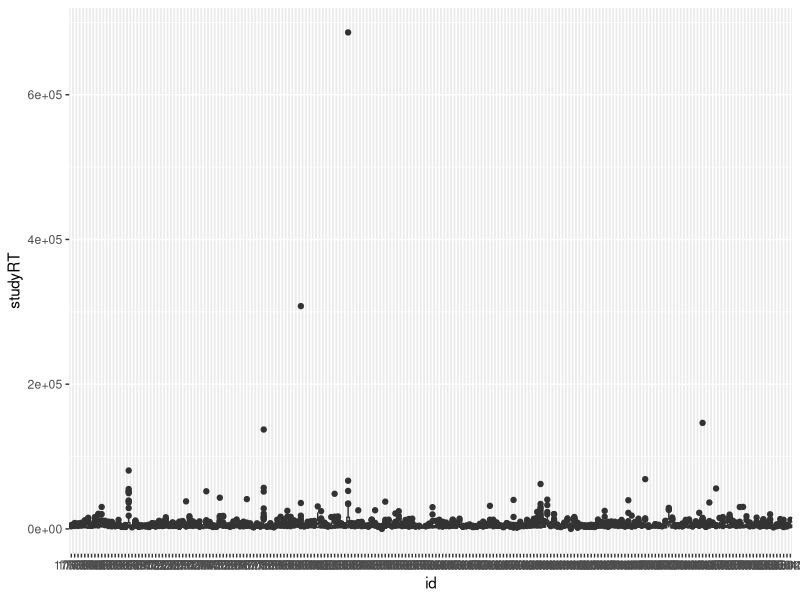
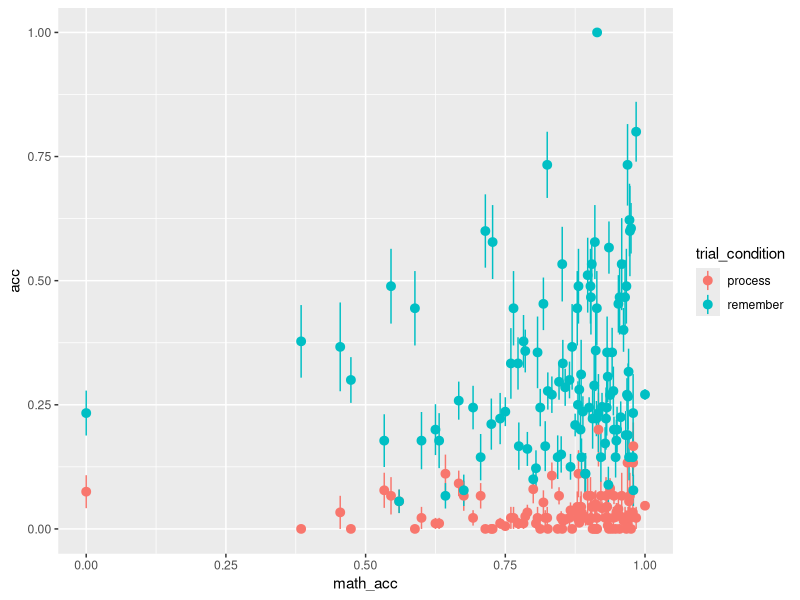
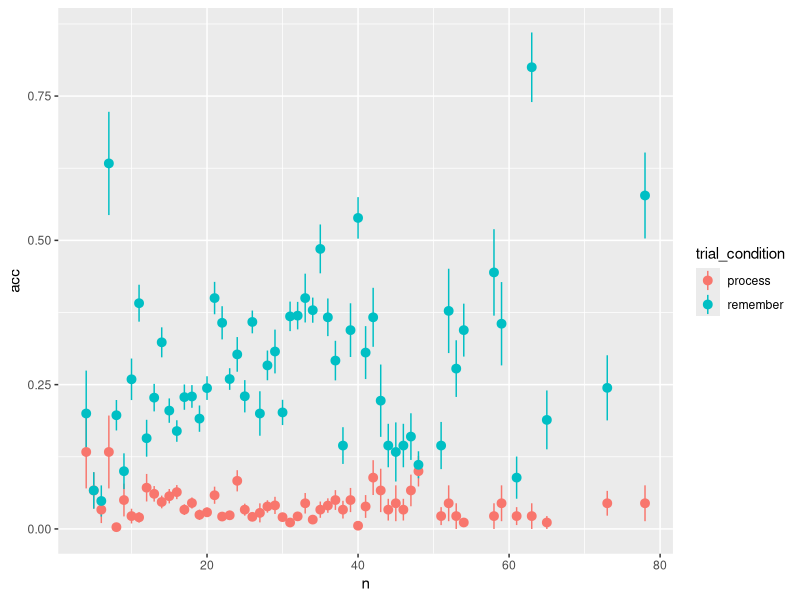
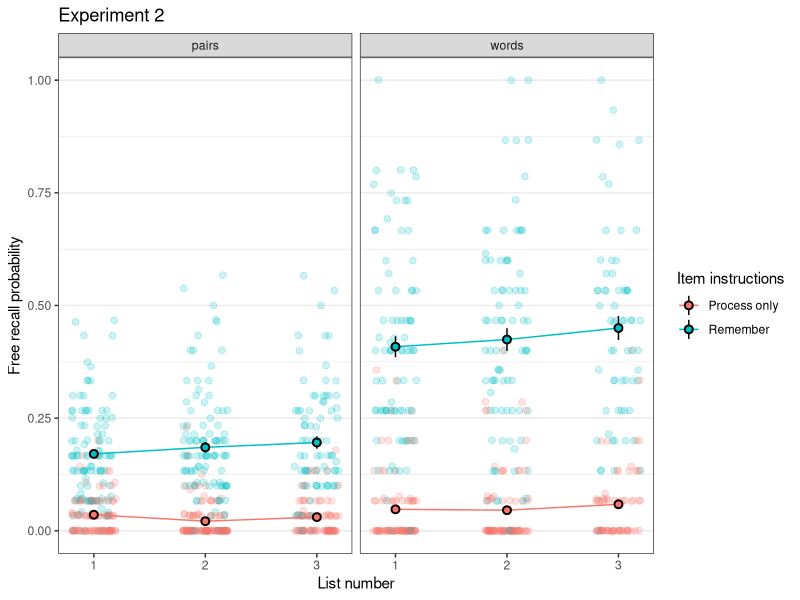
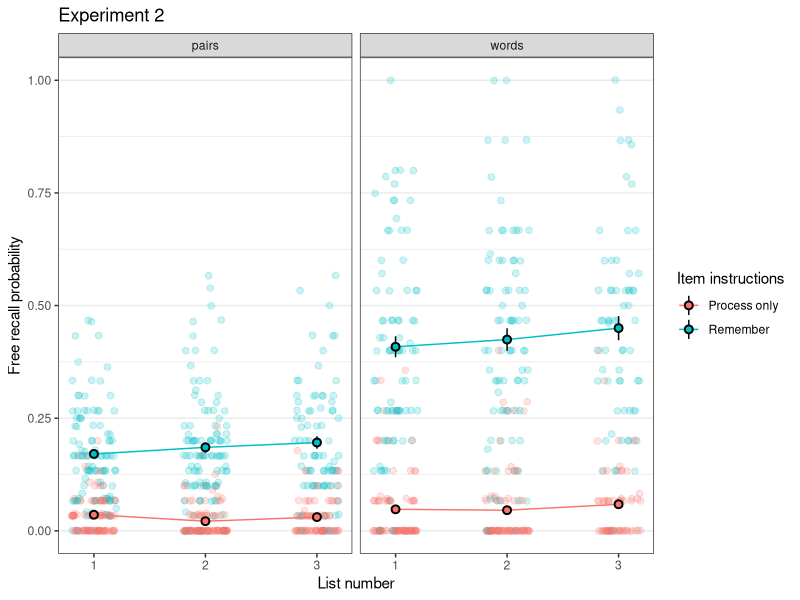

Reproduce these figures in R, in order. (Note: this script raises an error after producing the figures.)
library(tidyverse)
library(lme4)

#############################################################################!
# DATA                                                                   ####
#############################################################################!

memdat1 <- read.csv('data/exp1/preproc_mem_data.csv')
mathdat1 <- read.csv('data/exp1/preproc_math_data.csv')
testdat1 <- read.csv('data/exp1/preproc_test_data.csv')

memdat1$id <- as.factor(memdat1$id)
memdat1$exp <- "Exp. 1"

memdat2 <- read.csv('data/exp2/preproc_mem_data.csv')
mathdat2 <- read.csv('data/exp2/preproc_math_data.csv')
testdat2 <- read.csv('data/exp2/preproc_test_data.csv')

memdat2$id <- as.factor(memdat2$id)
memdat2$exp <- "Exp. 2"

memdat3 <- read.csv('data/exp3/preproc_mem_data.csv')
mathdat3 <- read.csv('data/exp3/preproc_math_data.csv')
testdat3 <- read.csv('data/exp3/preproc_test_data.csv')

memdat3$id <- as.factor(memdat3$id)
memdat3$exp <- "Exp. 3"

memdat6 <- read.csv('data/exp6/preproc_mem_data.csv')
mathdat6 <- read.csv('data/exp6/preproc_math_data.csv')
# testdat6 <- read.csv('data/exp6/preproc_test_data.csv')

memdat6$id <- as.factor(memdat6$id)
memdat6$exp <- "Exp. 4"



memdat <- bind_rows(memdat1, memdat2, memdat3, memdat6)

# get response RTs to decide whether to exclude participants
memdat %>% 
  ggplot(aes(id, studyRT)) +
  geom_boxplot()


# get subject accuracy
memdat %>% 
  group_by(id) %>% 
  summarise(acc = mean(acc),
            exp_duration = mean(exp_duration)) %>% 
  arrange(acc) %>% 
  print(n=100)

# number of included participants if math acc >= 75%
memdat %>% 
  filter(use_help == "No" & expect_test == "No" & math_acc >= 0.75) %>% 
  select(id) %>% 
  unique() %>% 
  nrow()

# memacc as a function of math_acc
ggplot(memdat, aes(math_acc, acc, color=trial_condition)) +
  stat_summary(geom="pointrange") 
ggplot(memdat, aes(n, acc, color=trial_condition)) +
  stat_summary(geom="pointrange") 

#############################################################################!
# PLOTS                                                                  ####
#############################################################################!

# table of accuracy per condition
memdat %>% 
  filter(!exclude) %>% 
  group_by(id, listid, stimulus_condition,trial_condition) %>% 
  summarise(acc = mean(acc)) %>% 
  group_by(stimulus_condition, listid, trial_condition) %>% 
  summarise(acc = mean(acc) %>% round(2)) %>% 
  spread(trial_condition, acc) %>% 
  mutate(total = process+remember)

# table of counts per condition
memdat %>% 
  filter(!exclude) %>% 
  group_by(id, listid, stimulus_condition,trial_condition) %>% 
  summarise(n = sum(acc1 + ifelse(!is.na(acc2), acc2,0))) %>% 
  group_by(stimulus_condition, listid, trial_condition) %>% 
  summarise(n = mean(n)) %>% 
  spread(trial_condition, n) %>% 
  mutate(total = process+remember)


# main effect of instruction and list, split by stim type
memdat %>% 
  filter(!exclude, studyRT >= 500, studyRT <= 10000) %>% 
  group_by(id,listid, trial_condition, stimulus_condition) %>% 
  summarise(acc = mean(acc)) %>% 
  # group_by(stimulus_condition) %>%
  # mutate(overall_acc = mean(acc)) %>%
  # group_by(id) %>%
  # mutate(acc = acc-mean(acc)+overall_acc) %>%
  ggplot(aes(listid, acc, fill=trial_condition, color=trial_condition, label=acc)) +
  geom_point(position = position_jitter(width=0.2), alpha=0.2, size=2) +
  stat_summary(geom="line") +
  stat_summary(color='black', shape=21) +
  facet_wrap(~stimulus_condition) +
  theme_bw() +
  theme(panel.grid.major.x = element_blank(),
        panel.grid.minor.x = element_blank()) +
  scale_x_continuous("List number", breaks=c(1,2,3)) +
  scale_y_continuous("Free recall probability") +
  scale_color_discrete("Item instructions", labels=c("Process only","Remember")) +
  scale_fill_discrete("Item instructions", labels=c("Process only","Remember")) +
  ggtitle('Experiment 2')
ggsave('figures/exp2_recall_by_list_and_condition.png', width=6.5, height=4.5, units='in')

memdat %>% 
  filter(!exclude, studyRT <= 10000, studyRT >= 500) %>% 
  group_by(id,listid, trial_condition, stimulus_condition,exp) %>% 
  mutate(rel_to_med = abs(studyRT-median(studyRT))/mad(studyRT)) %>% 
  filter(rel_to_med <= 3) %>%
  group_by(id,trial_condition, stimulus_condition,exp) %>% 
  summarise(rt = mean(studyRT)) %>% 
  group_by(stimulus_condition) %>%
  mutate(overall_rt = mean(rt)) %>%
  group_by(id) %>%
  mutate(rt = rt-mean(rt)+overall_rt) %>%
  ggplot(aes(exp, rt, color=trial_condition)) +
  stat_summary(geom="pointrange") +
  stat_summary(geom="line") +
  theme_bw() +
  theme(panel.grid.major.x = element_blank(),
        panel.grid.minor.x = element_blank()) +
  scale_x_continuous("Experiment", breaks=c(1,2,3)) +
  scale_y_continuous("Size judgement RTs during study (ms)") +
  scale_color_discrete("Item instructions", labels=c("Process only","Remember"))
# ggtitle('Experiment 2')
# ggsave('figures/exp2_studyRTs_by_list_and_condition.png', width=6.5, height=3, units='in')

mldat <- memdat %>% 
  filter(!exclude, studyRT <= 10000, studyRT >= 500) %>% 
  group_by(id,listid, trial_condition, stimulus_condition,exp) %>% 
  mutate(rel_to_med = abs(studyRT-median(studyRT))/mad(studyRT)) %>% 
  filter(rel_to_med <= 3)
lmer(studyRT ~ exp*trial_condition + (1|id), data=memdat %>% filter(!exclude, studyRT <= 10000, studyRT >= 500)) %>% summary()
lmer(studyRT ~ exp*trial_condition + (1|id), data=mldat) %>% summary()

lmer(studyRT ~ 0 + trial_condition + as.factor(exp):trial_condition + cue_prioritem + (1|id), data=mldat) %>% summary()


# effect of prior cue
memdat %>% 
  filter(!exclude, studyRT <= 10000, studyRT >= 500, !is.na(cue_prioritem)) %>% 
  ggplot(aes(trial_condition, acc, color=cue_prioritem)) +
  stat_summary(geom="pointrange") +
  stat_summary(geom="line")

# cumulative effect of prior cue
memdat %>% 
  filter(!exclude, studyRT <= 10000, studyRT >= 500, !is.na(cue_prioritem)) %>% 
  ggplot(aes(cue_consec_value, acc, color=trial_condition)) +
  stat_summary(geom="pointrange") +
  stat_summary(geom="line") +
  facet_wrap(~stimulus_condition)

# effect of prior cue on study RTs
memdat %>% 
  filter(!exclude, studyRT <= 10000, studyRT >= 500, !is.na(cue_prioritem)) %>% 
  group_by(id, listid, trial_condition) %>% 
  mutate(rel_to_mad = abs(studyRT-median(studyRT))/mad(studyRT)) %>% 
  filter(rel_to_mad <= 2.5) %>% 
  ggplot(aes(trial_condition, studyRT, color=cue_prioritem, group=cue_prioritem)) +
  stat_summary(geom="pointrange") +
  stat_summary(geom="line")  +
  scale_y_continuous("Size judgement RTs (ms)") +
  scale_x_discrete('Instructions for the current item') +
  scale_color_discrete("Instructions for the\npreceding study item") +
  theme_bw() +
  facet_wrap(~exp, nrow=1) +
  theme(panel.grid.major = element_blank(),
        panel.grid.minor = element_blank(),
        legend.position = "top")
ggsave('figures/exp123_studyRTs_by_current_and_previous_item_instructions.png', width= 6.5, height=2.8, units='in')

# cumulative effect of prior cue on RTs
memdat %>% 
  filter(!exclude, studyRT <= 10000, studyRT >= 500, !is.na(cue_prioritem)) %>% 
  ggplot(aes(reorder(cue_consec_lab,cue_consec_value), studyRT, color=trial_condition)) +
  stat_summary(geom="pointrange") +
  stat_summary(geom="line") +
  facet_wrap(~stimulus_condition) 

# effect of studyRTs on accuracy
memdat %>% 
  filter(!exclude, studyRT <= 10000, studyRT >= 500) %>% 
  group_by(id, stimulus_condition) %>% 
  mutate(rt = studyRT,
         rt = (rt - mean(rt)),
         rt = ecdf(rt)(rt),
         rt = ceiling(rt*10)/10) %>% 
  ggplot(aes(rt, acc, color=trial_condition)) +
  stat_summary(geom="pointrange") +
  stat_summary(geom="line") +
  scale_x_continuous("Study RT quantiles") +
  scale_y_continuous("Free recall probability") +
  scale_color_discrete("Item instructions", labels=c("Process only","Remember")) +
  ggtitle('Experiment 2') +
  theme_bw()
ggsave('figures/exp2_acc_f(studyRTs).png', width=4, height=3, units='in')

ml1 <- glmer(acc1 ~ listid * trial_condition + (1|id), data=filter(memdat, !exclude, studyRT <= 10000, studyRT >= 500), family='binomial')
ml2 <- glmer(acc1 ~ listid * trial_condition + I(studyRT/1000) + (1|id), data=filter(memdat, !exclude, studyRT <= 10000, studyRT >= 500), family='binomial')
ml3 <- glmer(acc1 ~ listid * trial_condition + I(studyRT/1000) + (1|id), data=filter(memdat, !exclude, studyRT <= 10000, studyRT >= 500), family='binomial')
summary(ml1)
summary(ml2)
summary(ml3)


mldat <- memdat %>% 
  filter(!exclude, studyRT <= 10000, studyRT >= 500) %>% 
  group_by(id, listid) %>% 
  mutate(studyRT = scale(studyRT)[,1])
ml1 <- glmer(acc1 ~ listid * trial_condition + (1|id) + (1|word1), data=mldat, family='binomial')
ml2 <- glmer(acc1 ~ listid * trial_condition + studyRT + (1|id) + (1|word1), data=mldat, family='binomial')
ml3 <- glmer(acc1 ~ stimulus_condition*studyRT*trial_condition + (1|id) + (1|word1), data=mldat, family='binomial')
ml4 <- glmer(acc1 ~ stimulus_condition*trial_condition + studyRT  + (1|id) + (1|word1), data=mldat, family='binomial')
ml5 <- glmer(acc1 ~ stimulus_condition*trial_condition + studyRT  + cue_prioritem1 + (1|id) + (1|word1), data=mldat, family='binomial')
ml6 <- glmer(acc1 ~ stimulus_condition*trial_condition + studyRT  + cue_prioritem1*trial_condition + (1|id) + (1|word1), data=mldat, family='binomial')
ml7 <- glmer(acc1 ~ stimulus_condition*trial_condition + studyRT  + cue_consec_value + (1|id) + (1|word1), data=mldat, family='binomial')
ml8 <- glmer(acc1 ~ stimulus_condition*trial_condition + studyRT  + cue_consec_value*trial_condition + (1|id) + (1|word1), data=mldat, family='binomial')
summary(ml1)
summary(ml2)
summary(ml3)
summary(ml4)
summary(ml5)
summary(ml6)
summary(ml7)
summary(ml8)

#############################################################################!
# Determine "correct" response for size judgement                        ####
#############################################################################!


size <- read.csv('data/mean_size_ratings.csv')
size <- select(size, -X)
memdat <- left_join(memdat, size, by=c('word1'))

memdat %>% 
  filter(stimulus_condition == "words") %>% 
  ggplot(aes(size_group, as.numeric(resp == "larger"), color=trial_condition, shape=as.factor(listid))) +
  stat_summary(geom="pointrange") +
  stat_summary(geom="line") +
  coord_cartesian(ylim=c(0,1))

memdat %>% 
  filter(stimulus_condition == "words") %>% 
  ggplot(aes(size_group, acc, color=trial_condition)) +
  stat_summary(geom="pointrange") +
  stat_summary(geom="line") +
  coord_cartesian(ylim=c(0,1)) +
  facet_wrap(~resp)

memdat %>% 
  filter(stimulus_condition == "words", size_group != 1) %>% 
  mutate(size_acc = case_when(
    size_group == 0 & resp == "smaller" ~ 1,
    size_group == 2 & resp == "larger" ~ 1,
    TRUE ~ 0
  )) %>% 
  group_by(trial_condition) %>% 
  summarise(size_acc = mean(size_acc))

memdat %>% 
  filter(stimulus_condition == "words", size_group != 1) %>% 
  mutate(size_acc = case_when(
    size_group == 0 & resp == "smaller" ~ 1,
    size_group == 2 & resp == "larger" ~ 1,
    TRUE ~ 0
  )) %>% 
  group_by(trial_condition, listid) %>% 
  summarise(size_acc = mean(size_acc))
